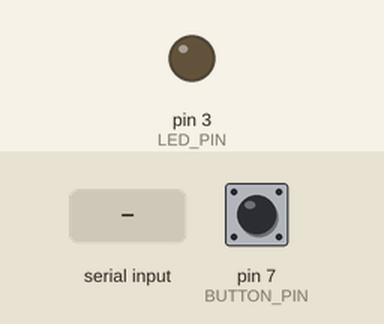
Simulated run of this sketch. Board: Arduino Uno, built with avr-gcc and run on an emulated ATmega328P. Shown: output pins drawn as LEDs (lit = HIGH). The inputs (shaded band) are chosen by the test bench; at power-on: pin 7 (BUTTON_PIN) HIGH. What the sketch prints to the serial monitor is not drawn.

Above: at 1.2 s.
1.3 s: "1" received over Serial
At 2.8 s:
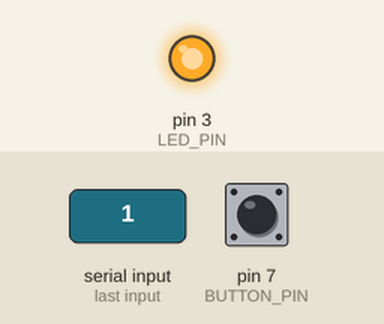
3.8 s: "0" received over Serial
At 6.0 s:
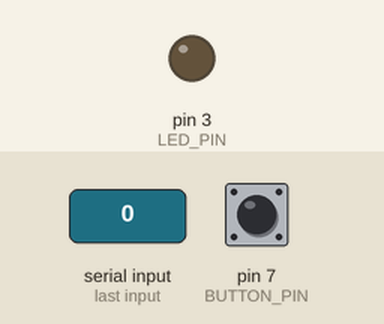
Timing chart, 0 to 7.5 s (numbered marks = the images above; inputs shaded):
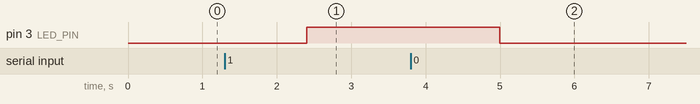

The sketch:

arduino.ino
```cpp
const int BUTTON_PIN = 7;
const int LED_PIN =  3;
const int BUFFER_SIZE = 50;

char buf[BUFFER_SIZE];
int buttonState = 0;

void setup() {
  Serial.begin(9600);
  pinMode(LED_PIN, OUTPUT);
  pinMode(BUTTON_PIN, INPUT_PULLUP);
}

void loop() {
  readDataFromUnity();
  sendDataToUnity();
}

void readDataFromUnity() {
  if (Serial.available() > 0) {
      int len = Serial.readBytes(buf, BUFFER_SIZE);

      if (buf[0] == '0') {
        digitalWrite(LED_PIN, LOW);
      } else if (buf[0] == '1') {
        digitalWrite(LED_PIN, HIGH);
      }
    }
}

void sendDataToUnity() {
  int buttonValue = digitalRead(BUTTON_PIN);
  buttonValue = !buttonValue;
  Serial.println(buttonValue);
  delay(200);
}
```

Measured:
- after the input at 1.3 s, pin 3 (LED_PIN): LOW → HIGH after 1.1 s
- after the input at 3.8 s, pin 3 (LED_PIN): HIGH → LOW after 1.2 s
